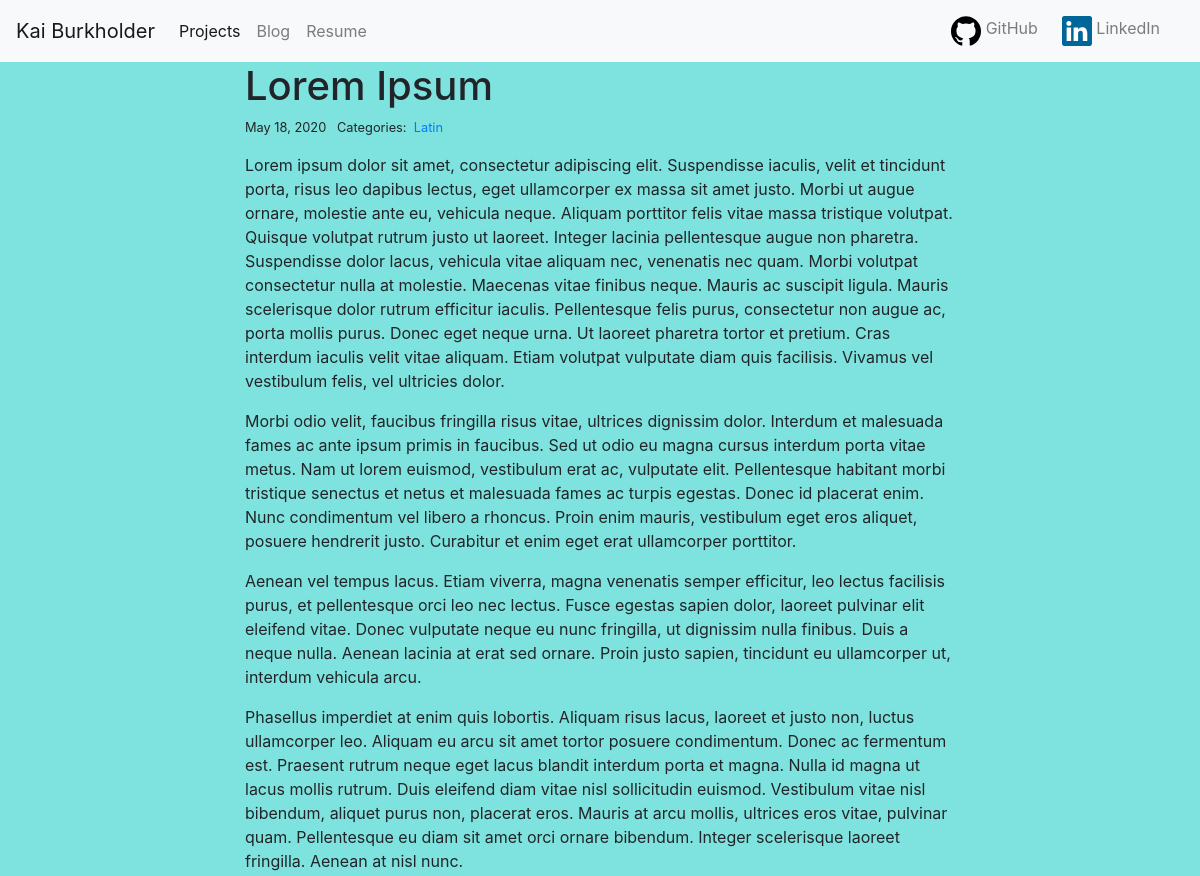
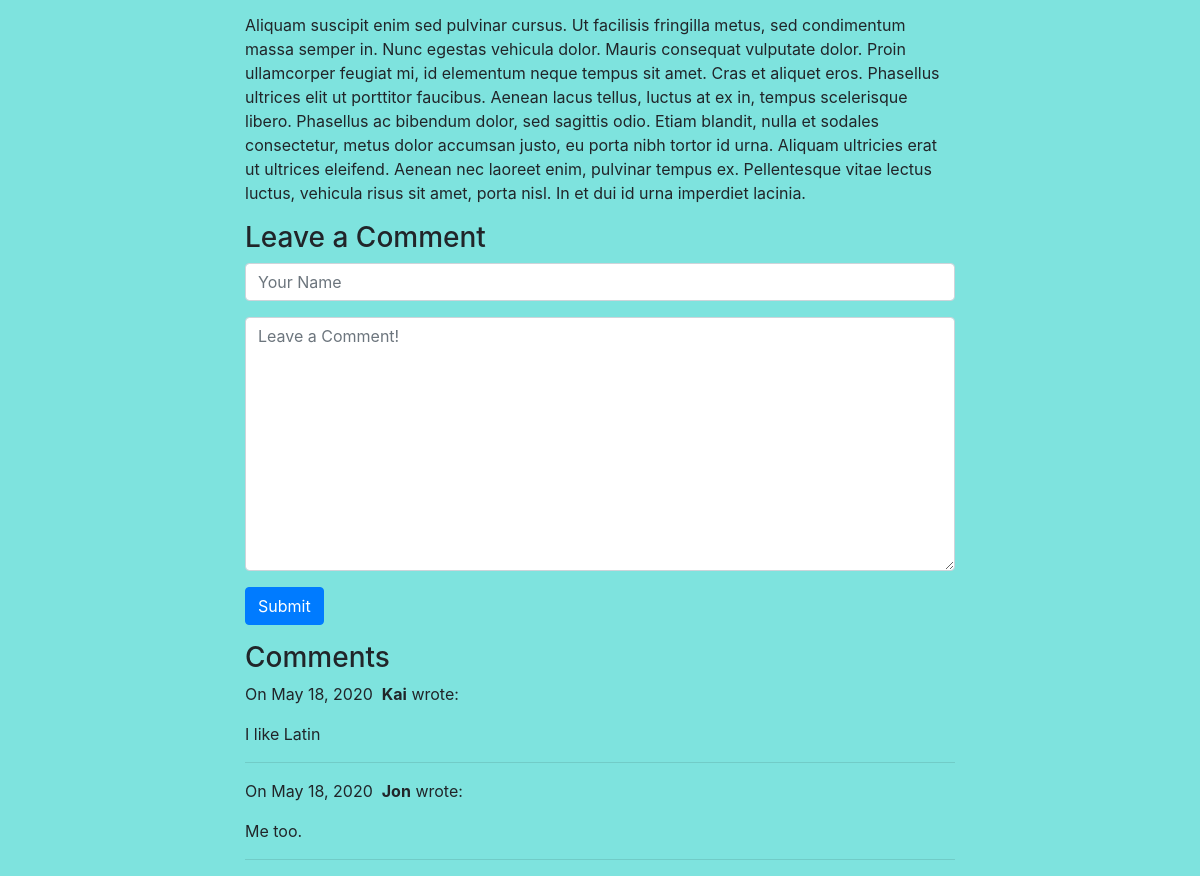
Page /blog/1/ on the committed database (2 pictures, top to bottom).
### blog/models.py (models this page shows)
class Post(models.Model):
    title = models.CharField(max_length=250)
    body = models.TextField()
    created_on = models.DateTimeField(auto_now_add=True)
    last_modified = models.DateTimeField(auto_now=True)
    categories = models.ManyToManyField('Category', related_name='posts') #Creates relationship between Post and Category

class Category(models.Model):
    name = models.CharField(max_length=20)

class Coment(models.Model):
    author =  models.CharField(max_length=60)
    body = models.TextField()
    created_on = models.DateTimeField(auto_now_add=True)
    post = models.ForeignKey('Post', on_delete=models.CASCADE) #creates relationship many-to-one CASCADE mean when Post is deleated, coments will be deleated as well

### blog/views.py (the view)
# urls.py: path("<int:pk>/", views.blog_detail, name="blog_detail"),
def blog_detail(request, pk):
    post = Post.objects.get(pk=pk)
    form = CommentForm()
    if request.method == 'POST':
        form = CommentForm(request.POST)
        if form.is_valid():
            comment = Coment(author=form.cleaned_data["author"], body=form.cleaned_data["body"], post = post)
            comment.save()
    comments = Coment.objects.filter(post=post)
    context = {
        "post": post,
        "comments": comments,
        "form": form,
    }
    return render(request, "blog/blog_detail.html", context)

### blog/forms.py
class CommentForm(forms.Form):
    author = forms.CharField(max_length=60, widget=forms.TextInput(attrs={"class" : "form-control", "placeholder" : "Your Name"}))
    body = forms.CharField(widget=forms.Textarea(attrs={"class" : "form-control", "placeholder" : "Leave a Comment!"}))

### blog/templates/blog/blog_detail.html (shortened to what this page needs)
{% extends "base.html" %}
{% block page_content %}
<div class="col-md-8 offset-md-2">
    <h1>{{ post.title }}</h1>
    <small>
        {{ post.created_on.date }} &nbsp;
        Categories:&nbsp;
        {% for category in post.categories.all %}
            <a href="{% url 'blog_category' category.name %}">
                {{ category.name }}
            </a>&nbsp;
        {% endfor %}
    </small>
    <p>{{ post.body | linebreaks }}</p>
    <h3>Leave a Comment</h3>
    <form action="/blog/{{ post.pk }}/" method="POST">
        <div class="form-group">
            {{ form.author }}
        </div>
        <div class="form-group">
            {{ form.body }}
        </div>
        <button type="submit" class="btn btn-primary">Submit</button>
    </form>
    <h3>Comments</h3>
    {% for comment in comments %}
        <p>
            On {{ comment.created_on.date }}&nbsp;
            <b>{{ comment.author }}</b> wrote:
        </p>
        <p>{{ comment.body }}</p>
        <hr>
    {% endfor %}
</div>
{% endblock %}

### rows in the picture
Post: title "Lorem Ipsum", created_on "May 18, 2020", body "Lorem ipsum dolor sit amet, consectetur adipiscing elit. Suspendisse iaculis, velit et tincidunt porta, risus leo dapibus lectus, eget ullamcorper ex massa sit amet justo. Morbi ut augue ornare, molestie ante eu, vehicula neque. Aliquam porttitor felis vitae massa tristique volutpat. Quisque volutpat rutrum justo ut laoreet. Integer lacinia pellentesque augue non pharetra. Suspendisse dolor lacus, vehicula vitae aliquam nec, venenatis nec quam. Morbi volutpat consectetur nulla at molestie. Maecenas vitae finibus neque. Mauris ac suscipit ligula. Mauris scelerisque dolor rutrum efficitur iaculis. Pellentesque felis purus, consectetur non augue ac, porta mollis purus. Donec eget neque urna.…"
Category: name "Latin"
Coment: created_on "May 18, 2020", author "Kai", body "I like Latin"
Coment: created_on "May 18, 2020", author "Jon", body "Me too."
